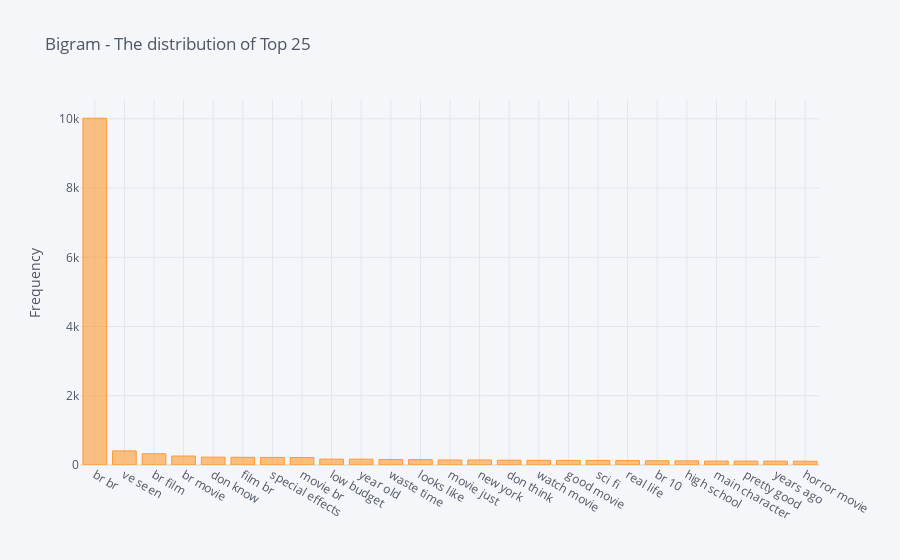

Source (notebook cell):
### Code cell
common_words = bigram(test_x, 25)
df2 = pd.DataFrame(common_words, columns = ['Bigram Text', 'Count'])
df2.groupby('Bigram Text').sum()['Count'].sort_values(ascending=False).iplot(kind='bar', yTitle='Frequency',title='Bigram - The distribution of Top 25')

### Figure 1 — Plotly figure (JSON) as saved in the notebook; plotly's stock layout.template omitted (floating-point values rounded to 4 significant figures)
{"data": [{"marker": {"color": "rgba(255, 153, 51, 0.6)", "line": {"color": "rgba(255, 153, 51, 1.0)", "width": 1}}, "name": "Count", "orientation": "v", "text": "", "type": "bar", "x": ["br br", "ve seen", "br film", "br movie", "don know", "film br", "special effects", "movie br", "low budget", "year old", "waste time", "looks like", "movie just", "new york", "don think", "watch movie", "good movie", "sci fi", "real life", "br 10", "high school", "main character", "pretty good", "years ago", "horror movie"], "y": [10017, 408, 325, 259, 227, 222, 219, 217, 169, 168, 157, 155, 145, 145, 139, 136, 132, 132, 128, 122, 120, 114, 112, 112, 109]}], "layout": {"legend": {"bgcolor": "#F5F6F9", "font": {"color": "#4D5663"}}, "paper_bgcolor": "#F5F6F9", "plot_bgcolor": "#F5F6F9", "title": {"font": {"color": "#4D5663"}, "text": "Bigram - The distribution of Top 25"}, "xaxis": {"gridcolor": "#E1E5ED", "showgrid": true, "tickfont": {"color": "#4D5663"}, "title": {"font": {"color": "#4D5663"}, "text": ""}, "zerolinecolor": "#E1E5ED"}, "yaxis": {"gridcolor": "#E1E5ED", "showgrid": true, "tickfont": {"color": "#4D5663"}, "title": {"font": {"color": "#4D5663"}, "text": "Frequency"}, "zerolinecolor": "#E1E5ED"}}}
